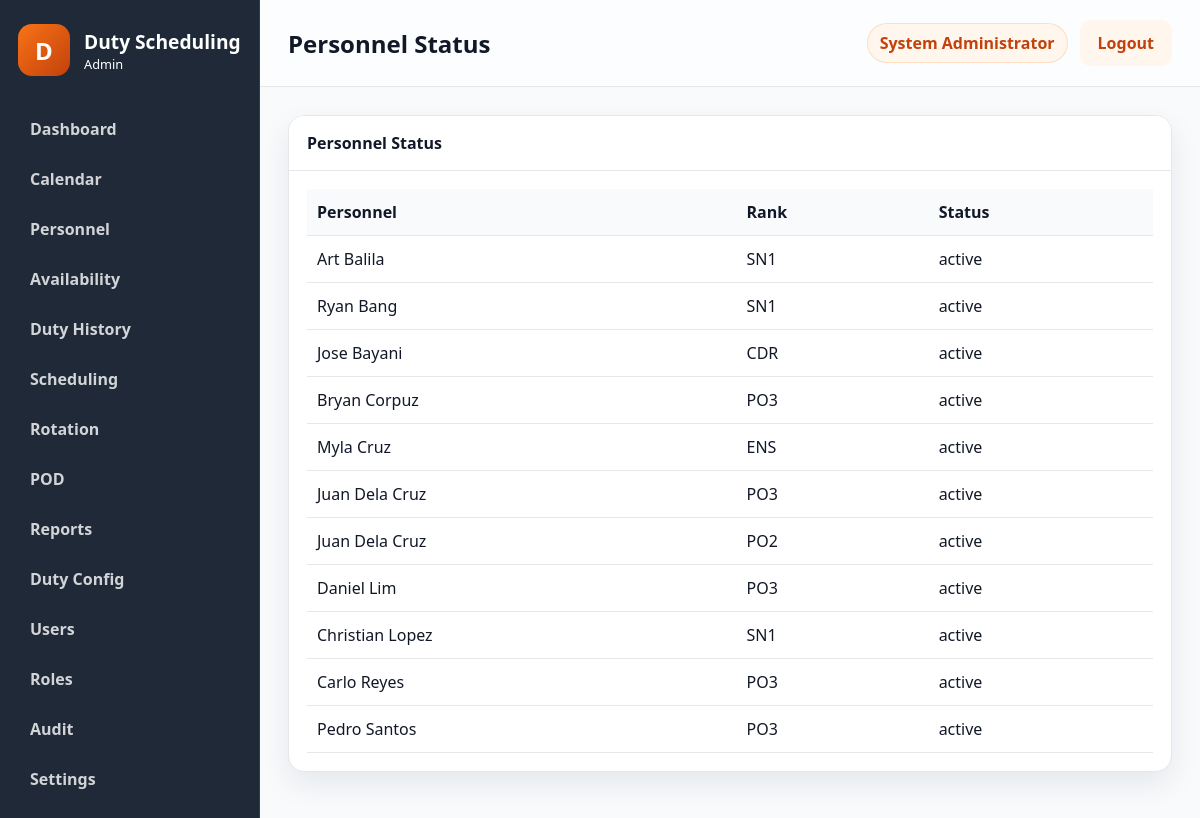
/public/?route=reports/personnel-status (signed in), run on the app's committed database.
### tables this page shows
CREATE TABLE users (
    id INT NOT NULL AUTO_INCREMENT,
    username VARCHAR(50) NOT NULL,
    password_hash VARCHAR(255) NOT NULL,
    full_name VARCHAR(100) NOT NULL,
    email VARCHAR(100) NULL,
    role_id INT NOT NULL,
    status ENUM('active','inactive') NOT NULL DEFAULT 'active',
    failed_login_attempts INT NOT NULL DEFAULT 0,
    locked_until DATETIME NULL,
    last_login DATETIME NULL,
    created_at TIMESTAMP NOT NULL DEFAULT CURRENT_TIMESTAMP,
    updated_at TIMESTAMP NOT NULL DEFAULT CURRENT_TIMESTAMP ON UPDATE CURRENT_TIMESTAMP,
    PRIMARY KEY (id),
    UNIQUE KEY uk_users_username (username),
    KEY idx_users_role_id (role_id),
    CONSTRAINT fk_users_role_id FOREIGN KEY (role_id) REFERENCES roles (id)
        ON UPDATE CASCADE
        ON DELETE RESTRICT
);

CREATE TABLE personnel (
    id INT NOT NULL AUTO_INCREMENT,
    service_number VARCHAR(20) NOT NULL,
    first_name VARCHAR(50) NOT NULL,
    middle_name VARCHAR(50) NULL,
    last_name VARCHAR(50) NOT NULL,
    suffix VARCHAR(20) NULL,
    designation VARCHAR(100) NULL,
    unit VARCHAR(100) NULL,
    contact_number VARCHAR(30) NULL,
    email VARCHAR(100) NULL,
    status ENUM('active','inactive') NOT NULL DEFAULT 'active',
    rank_id INT NOT NULL,
    created_at TIMESTAMP NOT NULL DEFAULT CURRENT_TIMESTAMP,
    updated_at TIMESTAMP NOT NULL DEFAULT CURRENT_TIMESTAMP ON UPDATE CURRENT_TIMESTAMP,
    PRIMARY KEY (id),
    UNIQUE KEY uk_personnel_service_number (service_number),
    KEY idx_personnel_rank_id (rank_id),
    KEY idx_personnel_status (status),
    CONSTRAINT fk_personnel_rank_id FOREIGN KEY (rank_id) REFERENCES ranks (id)
        ON UPDATE CASCADE
        ON DELETE RESTRICT
);

CREATE TABLE ranks (
    id INT NOT NULL AUTO_INCREMENT,
    rank_name VARCHAR(50) NOT NULL,
    rank_abbr VARCHAR(10) NOT NULL,
    rank_order INT NOT NULL,
    is_active TINYINT(1) NOT NULL DEFAULT 1,
    created_at TIMESTAMP NOT NULL DEFAULT CURRENT_TIMESTAMP,
    updated_at TIMESTAMP NOT NULL DEFAULT CURRENT_TIMESTAMP ON UPDATE CURRENT_TIMESTAMP,
    PRIMARY KEY (id),
    UNIQUE KEY uk_ranks_rank_abbr (rank_abbr),
    KEY idx_ranks_rank_order (rank_order)
);

### controllers/ReportController.php (called while the page is built, shortened)
<?php
class ReportController
{
    public function personnelStatus(): void
    {
        $pageTitle = 'Personnel Status';
        $pdo = get_db();
        $statement = $pdo->query(
            'SELECT p.id, p.first_name, p.last_name, p.status, r.rank_abbr
             FROM personnel p
             LEFT JOIN ranks r ON r.id = p.rank_id
             ORDER BY p.status DESC, p.last_name ASC'
        );
        $records = $statement->fetchAll() ?: [];
        include APP_ROOT . '/views/layouts/layout.php';
    }
}

### public/index.php (called while the page is built, shortened)
<?php
$route = trim((string) ($_GET['route'] ?? ''), " /\t\n\r");
$routeResolver = resolve_route($route);
[$controllerName, $actionName] = $routeResolver;
if ($route !== 'auth/login' && $route !== 'auth/logout' && !is_logged_in()) {
    redirect(APP_PUBLIC_URL . '/?route=auth/login');
}
$controller = new $controllerName();
$controller->{$actionName}();

### core/functions.php (called while the page is built, shortened)
<?php
function normalize_permission(string $permission): string
{
    $normalized = trim(strtolower($permission));
    $normalized = str_replace(':', '.', $normalized);
    $normalized = str_replace('_', '.', $normalized);
    return $normalized;
}
function e(mixed $value): string
{
    return htmlspecialchars((string) $value, ENT_QUOTES, 'UTF-8');
}
function user_has_permission(string $permission): bool
{
    $user = current_user();
    $permissions = $user['permissions'] ?? [];
    return in_array(normalize_permission($permission), $permissions, true);
}

### core/auth.php (called while the page is built, shortened)
<?php
function is_logged_in(): bool
{
    $user = current_user();
    return !empty($user);
}
function current_user(): ?array
{
    $sessionUser = $_SESSION['user'] ?? null;
    $userId = (int) ($_SESSION['user_id'] ?? 0);
    if (is_array($sessionUser) && !empty($sessionUser['id'])) {
        $user = User::findById($userId);
        $role = Role::findById((int) ($user['role_id'] ?? 0));
        $user['role_name'] = $role['role_name'] ?? ($sessionUser['role_name'] ?? '');
        $user['permissions'] = Role::getPermissionsForRoleId((int) ($user['role_id'] ?? 0));
        return $user;
    }
    $user = User::findById($userId);
    $role = Role::findById((int) ($user['role_id'] ?? 0));
    $user['role_name'] = $role['role_name'] ?? '';
    $user['permissions'] = Role::getPermissionsForRoleId((int) ($user['role_id'] ?? 0));
    return $user;
}

### models/User.php (called while the page is built, shortened)
<?php
class User
{
    public static function findById(int $id): ?array
    {
        $pdo = get_db();
        $statement = $pdo->prepare(
            'SELECT u.*, r.role_name, r.permissions AS role_permissions
             FROM users u
             LEFT JOIN roles r ON r.id = u.role_id
             WHERE u.id = :id
             LIMIT 1'
        );
        $statement->execute([':id' => $id]);
        $user = $statement->fetch();
        $user['permissions'] = Role::decodePermissions($user['role_permissions'] ?? '[]');
        return $user;
    }
}

### models/Role.php (called while the page is built, shortened)
<?php
class Role
{
    public static function findById(int $id): ?array
    {
        $pdo = get_db();
        $statement = $pdo->prepare('SELECT * FROM roles WHERE id = :id LIMIT 1');
        $statement->execute([':id' => $id]);
        $role = $statement->fetch();
        return $role ?: null;
    }
    public static function getPermissionsForRoleId(int $roleId): array
    {
        $role = self::findById($roleId);
        return self::decodePermissions($role['permissions'] ?? '[]');
    }
    public static function decodePermissions(mixed $permissions): array
    {
        $values = [];
        if (is_array($permissions)) {
            $values = array_values($permissions);
        } else {
            $decoded = json_decode((string) $permissions, true);
            if (is_array($decoded)) {
                $values = array_values($decoded);
            }
        }
        $normalized = [];
        foreach ($values as $value) {
            $normalized[] = normalize_permission((string) $value);
        }
        return array_values(array_unique($normalized));
    }
}

### views/reports/personnel-status.php (the view, shortened to what this page needs)
<?php
$records = $records ?? [];
?>
<div class="panel">
    <div class="panel-header">
        <span>Personnel Status</span>
    </div>
    <div class="panel-body">
        <table class="data-table">
            <thead>
                <tr>
                    <th>Personnel</th>
                    <th>Rank</th>
                    <th>Status</th>
                </tr>
            </thead>
            <tbody>
                <?php foreach ($records as $record): ?>
                    <tr>
                        <td><?= e(trim(($record['first_name'] ?? '') . ' ' . ($record['last_name'] ?? ''))); ?></td>
                        <td><?= e($record['rank_abbr'] ?? ''); ?></td>
                        <td><?= e($record['status'] ?? 'active'); ?></td>
                    </tr>
                <?php endforeach; ?>
            </tbody>
        </table>
    </div>
</div>

### views/layouts/layout.php (shortened to what this page needs)
<?php
$user = $user ?? current_user();
$pageTitle = $pageTitle ?? 'Dashboard';
$viewFile = $viewFile ?? APP_ROOT . '/views/dashboard/index.php';
?>
<!doctype html>
<html lang="en">
<head>
    <link rel="stylesheet" href="<?= e(APP_PUBLIC_URL . '/assets/css/app.css'); ?>">
    <link rel="stylesheet" href="<?= e(APP_PUBLIC_URL . '/assets/css/print.css'); ?>">
</head>
<body class="app-body">
    <div class="app-shell">
        <?php include APP_ROOT . '/views/layouts/sidebar.php'; ?>
        <main class="main-panel">
            <header class="topbar no-print">
                <div>
                    <h1><?= e($pageTitle); ?></h1>
                </div>
                <div class="topbar-actions">
                    <span class="user-pill"><?= e($user['full_name'] ?? 'Administrator'); ?></span>
                    <a class="btn btn-secondary" href="<?= e(APP_PUBLIC_URL . '/?route=auth/logout'); ?>">Logout</a>
                </div>
            </header>
            <section class="content-area">
                <?php include $viewFile; ?>
            </section>
        </main>
    </div>
</body>
</html>

### public/assets/css/app.css (style rules this page uses)
:root { --primary: #F97316; --primary-dark: #C2410C; --primary-light: #FFF7ED; --dark: #1F2937; --bg: #F8FAFC; --border: #E5E7EB; --text: #111827; --muted: #6B7280; --shadow: 0 12px 30px rgba(15, 23, 42, 0.08); --radius: 16px; --card-bg: #FFFFFF; --danger: #DC2626; --success: #16A34A; --warning: #F59E0B; }
* { box-sizing: border-box; }
html, body { margin: 0; min-height: 100%; font-family: "Segoe UI", Tahoma, Geneva, Verdana, sans-serif; background: var(--bg); color: var(--text); }
body { min-height: 100vh; }
.btn { display: inline-flex; align-items: center; justify-content: center; padding: 12px 18px; border: none; border-radius: 10px; text-decoration: none; cursor: pointer; font-weight: 600; transition: opacity 0.2s ease; }
.btn-secondary { background: var(--primary-light); color: var(--primary-dark); }
.app-body { background: var(--bg); }
.app-shell { display: flex; min-height: 100vh; }
.main-panel { flex: 1; display: flex; flex-direction: column; }
.topbar { display: flex; align-items: center; justify-content: space-between; padding: 20px 28px; background: rgba(255, 255, 255, 0.6); border-bottom: 1px solid var(--border); backdrop-filter: blur(10px); }
.topbar h1 { margin: 0; font-size: 1.5rem; }
.topbar-actions { display: flex; align-items: center; gap: 12px; }
.user-pill { background: var(--primary-light); color: var(--primary-dark); border: 1px solid rgba(249, 115, 22, 0.2); border-radius: 999px; padding: 8px 12px; font-weight: 600; }
.content-area { padding: 28px; }
.data-table { width: 100%; border-collapse: collapse; }
.data-table th, .data-table td { padding: 12px 10px; text-align: left; border-bottom: 1px solid var(--border); }
.data-table th { background: #f8fafc; }
.panel { background: var(--card-bg); border: 1px solid var(--border); border-radius: var(--radius); overflow: hidden; box-shadow: var(--shadow); }
.panel-header { display: flex; align-items: center; justify-content: space-between; padding: 16px 18px; border-bottom: 1px solid var(--border); background: #fff; font-weight: 700; }
.panel-body { padding: 18px; }
.no-print { print-color-adjust: exact; }

### public/assets/css/print.css (style rules this page uses)
body { background: #fff; }

### data on the page
users: full_name "System Administrator"
personnel: first_name+last_name "Art Balila", rank.rank_abbr "SN1", status "active"
personnel: first_name+last_name "Ryan Bang", rank.rank_abbr "SN1", status "active"
personnel: first_name+last_name "Jose Bayani", rank.rank_abbr "CDR", status "active"
personnel: first_name+last_name "Bryan Corpuz", rank.rank_abbr "PO3", status "active"
personnel: first_name+last_name "Myla Cruz", rank.rank_abbr "ENS", status "active"
personnel: first_name+last_name "Juan Dela Cruz", rank.rank_abbr "PO3", status "active"
personnel: first_name+last_name "Juan Dela Cruz", rank.rank_abbr "PO2", status "active"
personnel: first_name+last_name "Daniel Lim", rank.rank_abbr "PO3", status "active"
personnel: first_name+last_name "Christian Lopez", rank.rank_abbr "SN1", status "active"
personnel: first_name+last_name "Carlo Reyes", rank.rank_abbr "PO3", status "active"
personnel: first_name+last_name "Pedro Santos", rank.rank_abbr "PO3", status "active"

### other printed values
$item['label'] "Dashboard"
$item['label'] "Calendar"
$item['label'] "Personnel"
$item['label'] "Availability"
$item['label'] "Duty History"
$item['label'] "Scheduling"
$item['label'] "Rotation"
$item['label'] "POD"
$item['label'] "Reports"
$item['label'] "Duty Config"
$item['label'] "Users"
$item['label'] "Roles"
$item['label'] "Audit"
$item['label'] "Settings"
$pageTitle "Personnel Status"
